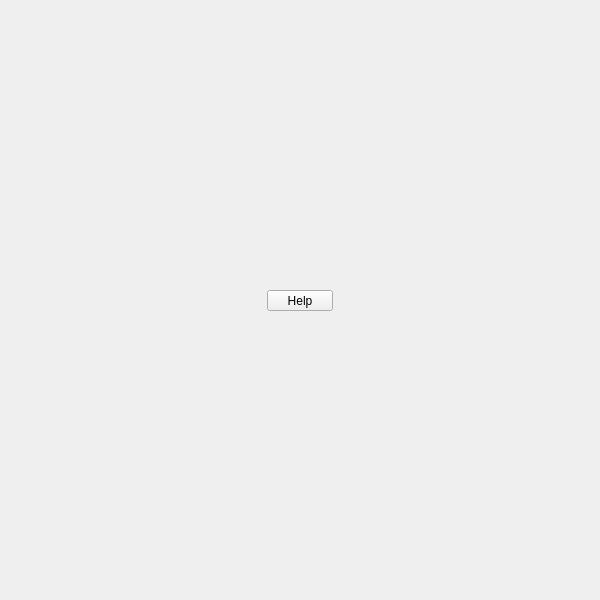
<?xml version="1.0" encoding="UTF-8"?>
<ui version="4.0">
 <class>QtUi</class>
 <widget class="QMainWindow" name="QtUi">
  <property name="geometry"><rect><x>0</x><y>0</y><width>600</width><height>600</height></rect></property>
  <property name="sizePolicy"><sizepolicy hsizetype="Ignored" vsizetype="Ignored"><horstretch>0</horstretch><verstretch>0</verstretch></sizepolicy></property>
  <property name="minimumSize"><size><width>0</width><height>0</height></size></property>
  <property name="maximumSize"><size><width>600</width><height>600</height></size></property>
  <property name="toolButtonStyle"><enum>Qt::ToolButtonIconOnly</enum></property>
  <property name="tabShape"><enum>QTabWidget::Triangular</enum></property>
  <property name="dockNestingEnabled"><bool>true</bool></property>
  <property name="dockOptions"><set>QMainWindow::AllowNestedDocks|QMainWindow::AllowTabbedDocks|QMainWindow::AnimatedDocks|QMainWindow::ForceTabbedDocks</set></property>
  <widget class="QWidget" name="widget">
   <property name="sizePolicy"><sizepolicy hsizetype="Ignored" vsizetype="Ignored"><horstretch>0</horstretch><verstretch>0</verstretch></sizepolicy></property>
   <widget class="MenuButton" name="b031">
    <property name="geometry">
     <rect><x>267</x><y>290</y><width>66</width><height>21</height></rect>
    </property>
    <property name="minimumSize"><size><width>0</width><height>21</height></size></property>
    <property name="maximumSize"><size><width>999</width><height>21</height></size></property>
    <property name="target"><string>help</string></property>
    <property name="text"><string>Help</string></property>
   </widget>
  </widget>
 </widget>
 <customwidgets>
  <customwidget><class>MenuButton</class><extends>QPushButton</extends><header>widgets.menubutton.h</header></customwidget>
 </customwidgets>
 <resources/>
 <connections/>
</ui>
